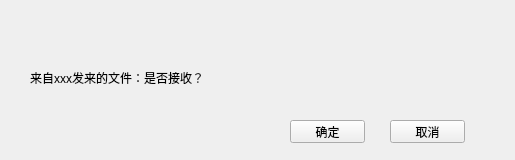
<?xml version="1.0" encoding="UTF-8"?>
<ui version="4.0">
 <class>ReceiveFile</class>
 <widget class="QWidget" name="ReceiveFile">
  <property name="geometry">
   <rect>
    <x>0</x>
    <y>0</y>
    <width>515</width>
    <height>160</height>
   </rect>
  </property>
  <property name="sizePolicy">
   <sizepolicy hsizetype="Fixed" vsizetype="Fixed">
    <horstretch>0</horstretch>
    <verstretch>0</verstretch>
   </sizepolicy>
  </property>
  <property name="minimumSize">
   <size>
    <width>515</width>
    <height>160</height>
   </size>
  </property>
  <property name="maximumSize">
   <size>
    <width>515</width>
    <height>160</height>
   </size>
  </property>
  <property name="windowTitle">
   <string>RecevieFile</string>
  </property>
  <widget class="QWidget" name="titleWidget" native="true">
   <property name="geometry">
    <rect>
     <x>0</x>
     <y>0</y>
     <width>515</width>
     <height>50</height>
    </rect>
   </property>
   <property name="titleskin" stdset="0">
    <bool>true</bool>
   </property>
  </widget>
  <widget class="QWidget" name="bodyWidget" native="true">
   <property name="geometry">
    <rect>
     <x>0</x>
     <y>50</y>
     <width>515</width>
     <height>110</height>
    </rect>
   </property>
   <property name="bottomskin" stdset="0">
    <bool>true</bool>
   </property>
   <widget class="QLabel" name="label">
    <property name="geometry">
     <rect>
      <x>30</x>
      <y>20</y>
      <width>381</width>
      <height>16</height>
     </rect>
    </property>
    <property name="text">
     <string>来自xxx发来的文件：是否接收？</string>
    </property>
   </widget>
   <widget class="QPushButton" name="okBtn">
    <property name="geometry">
     <rect>
      <x>290</x>
      <y>70</y>
      <width>75</width>
      <height>23</height>
     </rect>
    </property>
    <property name="text">
     <string>确定</string>
    </property>
   </widget>
   <widget class="QPushButton" name="cancelBtn">
    <property name="geometry">
     <rect>
      <x>390</x>
      <y>70</y>
      <width>75</width>
      <height>23</height>
     </rect>
    </property>
    <property name="text">
     <string>取消</string>
    </property>
   </widget>
  </widget>
 </widget>
 <layoutdefault spacing="6" margin="11"/>
 <resources/>
 <connections/>
</ui>
